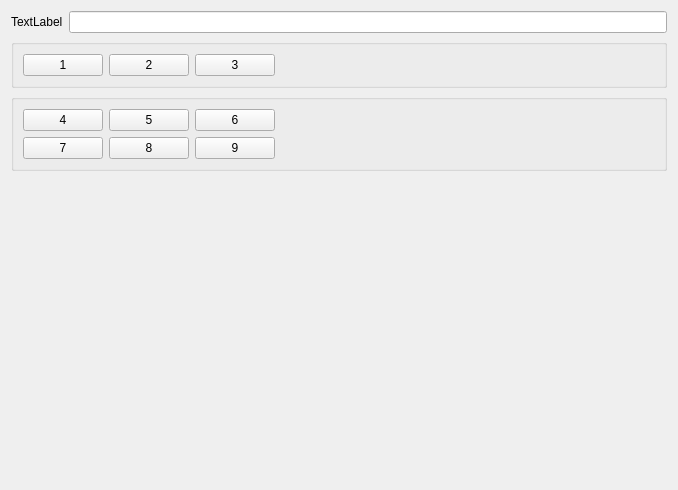
<?xml version="1.0" encoding="UTF-8"?>
<ui version="4.0">
 <class>Widget</class>
 <widget class="QWidget" name="Widget">
  <property name="geometry">
   <rect>
    <x>0</x>
    <y>0</y>
    <width>678</width>
    <height>490</height>
   </rect>
  </property>
  <property name="windowTitle">
   <string>Widget</string>
  </property>
  <layout class="QVBoxLayout" name="verticalLayout_2">
   <item>
    <layout class="QHBoxLayout" name="horizontalLayout_3">
     <item>
      <widget class="QLabel" name="label">
       <property name="text">
        <string>TextLabel</string>
       </property>
      </widget>
     </item>
     <item>
      <widget class="QLineEdit" name="lineEdit"/>
     </item>
    </layout>
   </item>
   <item>
    <widget class="QGroupBox" name="groupBox_2">
     <property name="title">
      <string/>
     </property>
     <layout class="QHBoxLayout" name="horizontalLayout_2">
      <item>
       <layout class="QHBoxLayout" name="horizontalLayout">
        <item>
         <widget class="QPushButton" name="pushButton1">
          <property name="sizePolicy">
           <sizepolicy hsizetype="Minimum" vsizetype="Minimum">
            <horstretch>0</horstretch>
            <verstretch>0</verstretch>
           </sizepolicy>
          </property>
          <property name="text">
           <string>1</string>
          </property>
         </widget>
        </item>
        <item>
         <widget class="QPushButton" name="pushButton2">
          <property name="sizePolicy">
           <sizepolicy hsizetype="Preferred" vsizetype="Preferred">
            <horstretch>0</horstretch>
            <verstretch>0</verstretch>
           </sizepolicy>
          </property>
          <property name="text">
           <string>2</string>
          </property>
         </widget>
        </item>
        <item>
         <widget class="QPushButton" name="pushButton3">
          <property name="sizePolicy">
           <sizepolicy hsizetype="Preferred" vsizetype="Preferred">
            <horstretch>0</horstretch>
            <verstretch>0</verstretch>
           </sizepolicy>
          </property>
          <property name="text">
           <string>3</string>
          </property>
         </widget>
        </item>
        <item>
         <spacer name="horizontalSpacer">
          <property name="orientation">
           <enum>Qt::Horizontal</enum>
          </property>
          <property name="sizeHint" stdset="0">
           <size>
            <width>40</width>
            <height>20</height>
           </size>
          </property>
         </spacer>
        </item>
       </layout>
      </item>
     </layout>
    </widget>
   </item>
   <item>
    <widget class="QGroupBox" name="groupBox">
     <property name="sizePolicy">
      <sizepolicy hsizetype="Preferred" vsizetype="Minimum">
       <horstretch>0</horstretch>
       <verstretch>0</verstretch>
      </sizepolicy>
     </property>
     <property name="title">
      <string/>
     </property>
     <layout class="QVBoxLayout" name="verticalLayout">
      <item>
       <layout class="QGridLayout" name="gridLayout">
        <item row="0" column="1">
         <widget class="QPushButton" name="pushButton5">
          <property name="sizePolicy">
           <sizepolicy hsizetype="Preferred" vsizetype="Preferred">
            <horstretch>0</horstretch>
            <verstretch>0</verstretch>
           </sizepolicy>
          </property>
          <property name="text">
           <string>5</string>
          </property>
         </widget>
        </item>
        <item row="0" column="2">
         <widget class="QPushButton" name="pushButton6">
          <property name="sizePolicy">
           <sizepolicy hsizetype="Preferred" vsizetype="Preferred">
            <horstretch>0</horstretch>
            <verstretch>0</verstretch>
           </sizepolicy>
          </property>
          <property name="text">
           <string>6</string>
          </property>
         </widget>
        </item>
        <item row="0" column="0">
         <widget class="QPushButton" name="pushButton4">
          <property name="sizePolicy">
           <sizepolicy hsizetype="Preferred" vsizetype="Preferred">
            <horstretch>0</horstretch>
            <verstretch>0</verstretch>
           </sizepolicy>
          </property>
          <property name="text">
           <string>4</string>
          </property>
         </widget>
        </item>
        <item row="1" column="2">
         <widget class="QPushButton" name="pushButton9">
          <property name="sizePolicy">
           <sizepolicy hsizetype="Preferred" vsizetype="Preferred">
            <horstretch>0</horstretch>
            <verstretch>0</verstretch>
           </sizepolicy>
          </property>
          <property name="text">
           <string>9</string>
          </property>
         </widget>
        </item>
        <item row="1" column="3">
         <spacer name="horizontalSpacer_3">
          <property name="orientation">
           <enum>Qt::Horizontal</enum>
          </property>
          <property name="sizeHint" stdset="0">
           <size>
            <width>40</width>
            <height>20</height>
           </size>
          </property>
         </spacer>
        </item>
        <item row="1" column="0">
         <widget class="QPushButton" name="pushButton7">
          <property name="sizePolicy">
           <sizepolicy hsizetype="Preferred" vsizetype="Preferred">
            <horstretch>0</horstretch>
            <verstretch>0</verstretch>
           </sizepolicy>
          </property>
          <property name="text">
           <string>7</string>
          </property>
         </widget>
        </item>
        <item row="0" column="3">
         <spacer name="horizontalSpacer_2">
          <property name="orientation">
           <enum>Qt::Horizontal</enum>
          </property>
          <property name="sizeHint" stdset="0">
           <size>
            <width>40</width>
            <height>20</height>
           </size>
          </property>
         </spacer>
        </item>
        <item row="1" column="1">
         <widget class="QPushButton" name="pushButton8">
          <property name="sizePolicy">
           <sizepolicy hsizetype="Preferred" vsizetype="Preferred">
            <horstretch>0</horstretch>
            <verstretch>0</verstretch>
           </sizepolicy>
          </property>
          <property name="text">
           <string>8</string>
          </property>
         </widget>
        </item>
       </layout>
      </item>
     </layout>
    </widget>
   </item>
   <item>
    <spacer name="verticalSpacer">
     <property name="orientation">
      <enum>Qt::Vertical</enum>
     </property>
     <property name="sizeHint" stdset="0">
      <size>
       <width>20</width>
       <height>373</height>
      </size>
     </property>
    </spacer>
   </item>
  </layout>
 </widget>
 <resources/>
 <connections/>
</ui>
